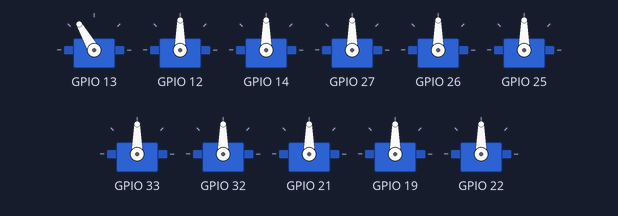
Bench run of a sketch on a simulated ESP32. On the bench: 11 × servo.

Above: at 0.05 s.
At 0.55 s:
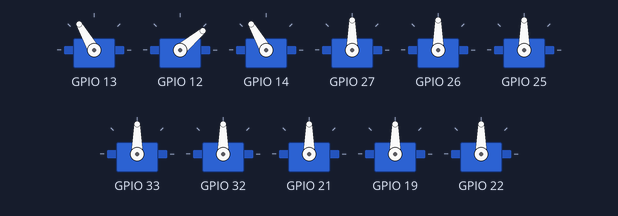
At 1.1 s:
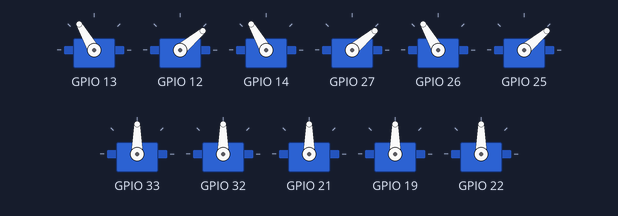
At 2.2 s:
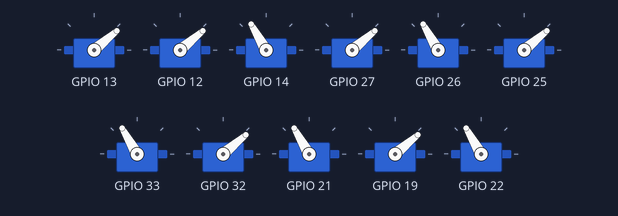
At 3.3 s:
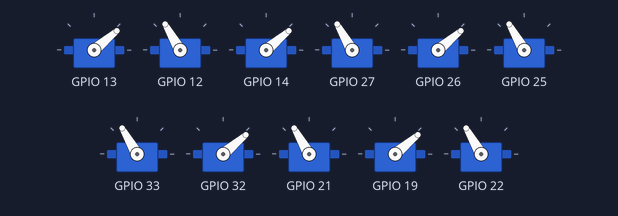
At 4.4 s:
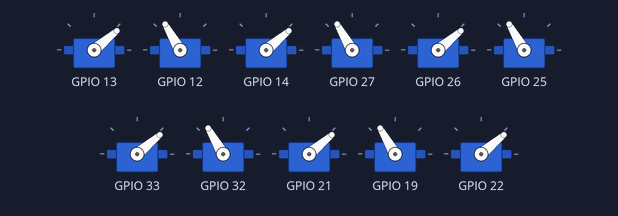
Timing chart, 0 to 5.7 s (numbered marks = the images above):
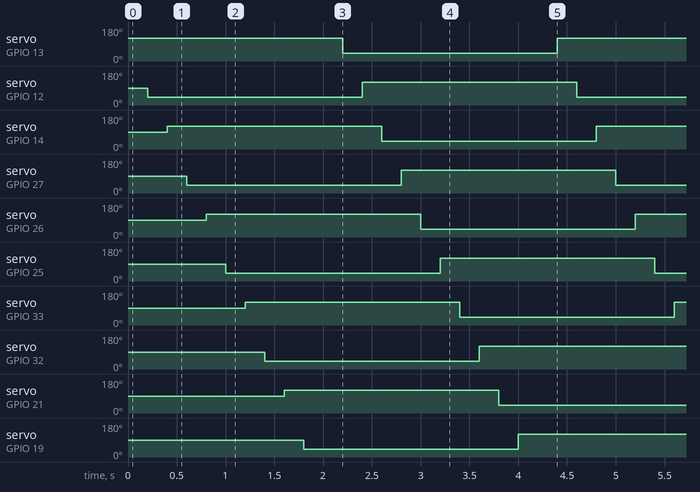

Measured:
- by itself, servo on GPIO 13, servo on GPIO 12, servo on GPIO 14, servo on GPIO 27, servo on GPIO 26, servo on GPIO 25, servo on GPIO 33, servo on GPIO 32, servo on GPIO 21, servo on GPIO 19, servo on GPIO 22: alternates 120° for 2.2 s and 40° for 2.2 s

The sketch:

forward-moving-two-loops.ino
```cpp
#include <ESP32Servo.h>
Servo servos[11];
int c = 200;


void setup() {
  Serial.begin(9600);

  servos[0].attach(13);
  servos[1].attach(12);
  servos[2].attach(14);
  servos[3].attach(27);
  servos[4].attach(26);
  servos[5].attach(25);
  servos[6].attach(33);
  servos[7].attach(32);
  servos[8].attach(21);
  servos[9].attach(19);
  servos[10].attach(22);

}


void loop() {
  servos[0].write(120);
  delay(c);
  servos[1].write(40);
  delay(c);
  servos[2].write(120);
  delay(c);
  servos[3].write(40);
  delay(c);
  servos[4].write(120);
  delay(c);
  servos[5].write(40);
  delay(c);
  servos[6].write(120);
  delay(c);
  servos[7].write(40);
  delay(c);
  servos[8].write(120);
  delay(c);
  servos[9].write(40);
  delay(c);
  servos[10].write(120);
  delay(c);
  servos[0].write(40);
  delay(c);
  servos[1].write(120);
  delay(c);
  servos[2].write(40);
  delay(c);
  servos[3].write(120);
  delay(c);
  servos[4].write(40);
  delay(c);
  servos[5].write(120);
  delay(c);
  servos[6].write(40);
  delay(c);
  servos[7].write(120);
  delay(c);
  servos[8].write(40);
  delay(c);
  servos[9].write(120);
  delay(c);
  servos[10].write(40);
  delay(c);
}
```
